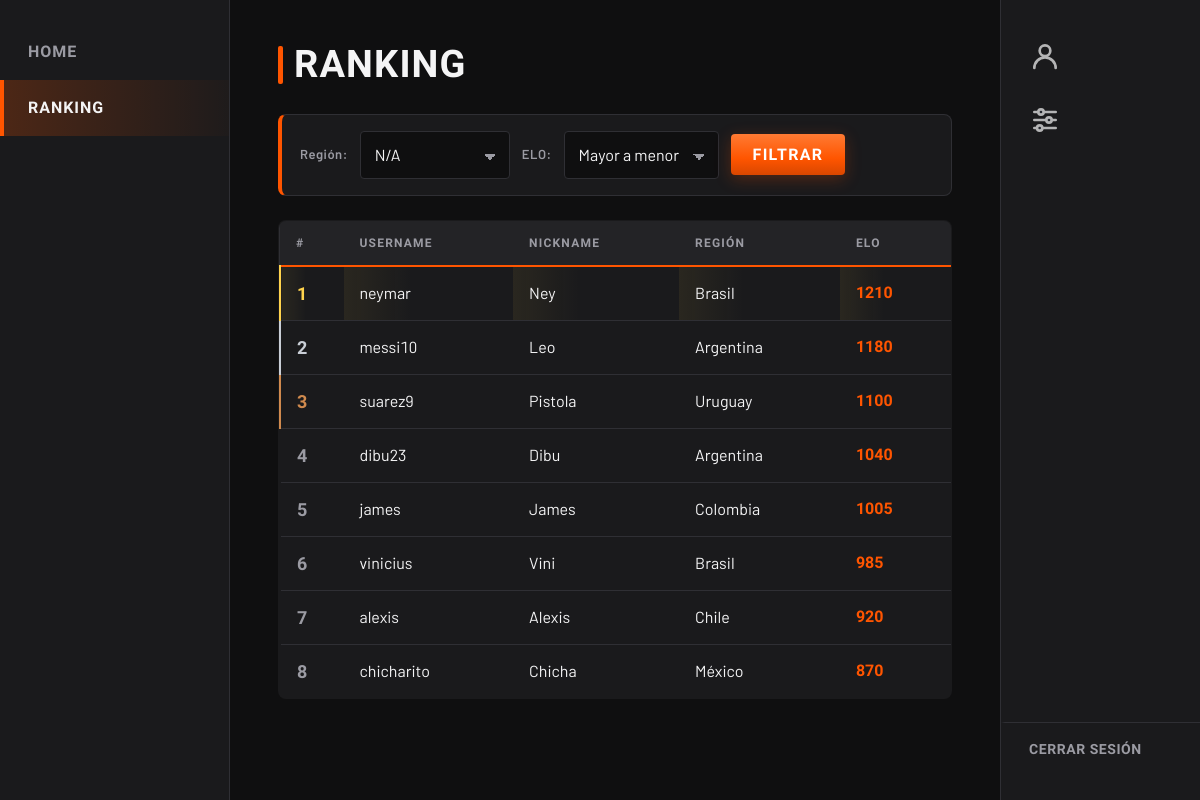
/ranking.php (signed in), run on the app's committed database.
### tables this page shows
CREATE TABLE usuarios (
    id INT AUTO_INCREMENT PRIMARY KEY,
    username VARCHAR(30) NOT NULL UNIQUE,
    nickname VARCHAR(30) NOT NULL,
    email VARCHAR(100) NOT NULL UNIQUE,
    password VARCHAR(255) NOT NULL,
    region VARCHAR(30) NOT NULL,
    elo INT NOT NULL DEFAULT 1000,
    codigo_vinculo VARCHAR(10) UNIQUE NULL,
    en_cola TINYINT(1) NOT NULL DEFAULT 0,
    intentos_cola INT NOT NULL DEFAULT 0,
    cola_actividad DATETIME NULL,
    fecha_registro TIMESTAMP DEFAULT CURRENT_TIMESTAMP
);

### ranking.php (the view, shortened to what this page needs)
<?php
require "conexion.php";
$pagina_actual = "ranking";
$region = isset($_GET["region"]) ? $_GET["region"] : "NA";
$orden  = isset($_GET["orden"])  ? $_GET["orden"]  : "desc";
$sql = "SELECT username, nickname, region, elo FROM usuarios";
if ($orden == "desc") {
    $sql .= " ORDER BY elo DESC";
} elseif ($orden == "asc") {
    $sql .= " ORDER BY elo ASC";
} elseif ($region != "NA") {
    $sql .= " ORDER BY username ASC";
} else {
    $sql .= " ORDER BY region ASC, username ASC";
}
$consulta = $conexion->prepare($sql);
$consulta->execute();
$resultado = $consulta->get_result();
?>
<!DOCTYPE html>
<html lang="es">
<head>
    <link rel="stylesheet" href="css/style.css">
</head>
<body>
    <div class="layout">
        <?php include "menu_izq.php"; ?>
        <main class="contenido">
            <h1>Ranking</h1>
            <form method="GET" action="ranking.php" class="filtros">
                <label for="region">Región:</label>
                <select id="region" name="region">
                    <option value="NA">N/A</option>
                </select>
                <label for="orden">ELO:</label>
                <select id="orden" name="orden">
                    <option value="desc" <?php echo $orden == "desc" ? "selected" : ""; ?>>Mayor a menor</option>
                </select>
                <button type="submit">Filtrar</button>
            </form>
            <table class="ranking">
                <tr>
                    <th>#</th>
                    <th>Username</th>
                    <th>Nickname</th>
                    <th>Región</th>
                    <th>ELO</th>
                </tr>
                <?php $pos = 1; ?>
                <?php while ($fila = $resultado->fetch_assoc()): ?>
                    <tr>
                        <td><?php echo $pos++; ?></td>
                        <td><?php echo htmlspecialchars($fila["username"]); ?></td>
                        <td><?php echo htmlspecialchars($fila["nickname"]); ?></td>
                        <td><?php echo htmlspecialchars($fila["region"]); ?></td>
                        <td><?php echo $fila["elo"]; ?></td>
                    </tr>
                <?php endwhile; ?>
            </table>
        </main>
        <?php include "menu_der.php"; ?>
    </div>
</body>
</html>

### menu_izq.php
<nav class="menu menu-izq">
    <a href="index.php" class="<?php echo $pagina_actual == 'home' ? 'activo' : ''; ?>">Home</a>
    <a href="ranking.php" class="<?php echo $pagina_actual == 'ranking' ? 'activo' : ''; ?>">Ranking</a>
</nav>

### menu_der.php
<nav class="menu menu-der">
    <a href="perfil.php" title="Profile" class="<?php echo $pagina_actual == 'perfil' ? 'activo' : ''; ?>">
        <img src="img/perfil.svg" width="32" height="32" alt="Profile">
    </a>
    <a href="settings.php" title="Settings" class="<?php echo $pagina_actual == 'settings' ? 'activo' : ''; ?>">
        <img src="img/ajustes.svg" width="32" height="32" alt="Settings">
    </a>
    <a href="logout.php" class="salir">Cerrar sesión</a>
</nav>

### data on the page
usuarios: username "neymar", nickname "Ney", region "Brasil", elo "1210"
usuarios: username "messi10", nickname "Leo", region "Argentina", elo "1180"
usuarios: username "suarez9", nickname "Pistola", region "Uruguay", elo "1100"
usuarios: username "dibu23", nickname "Dibu", region "Argentina", elo "1040"
usuarios: username "james", nickname "James", region "Colombia", elo "1005"
usuarios: username "vinicius", nickname "Vini", region "Brasil", elo "985"
usuarios: username "alexis", nickname "Alexis", region "Chile", elo "920"
usuarios: username "chicharito", nickname "Chicha", region "México", elo "870"
